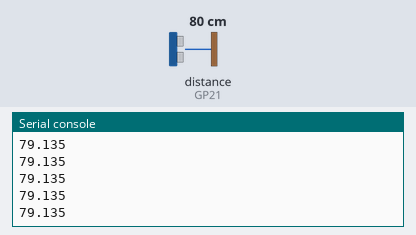
Bench run of a program on a simulated Raspberry Pi Pico running MicroPython. Shown: the last lines printed to the serial console. The inputs (shaded band) are chosen by the test bench; at power-on: distance to the obstacle (sensor on GP21) 80 cm. The echo pulse lasts 58.3 µs per cm; the interpreter's speed is modelled, so counts of loop turns are approximate.

Above: at 1.2 s.
1.3 s: distance to the obstacle (sensor on GP21) set to 2 cm
At 1.38 s:
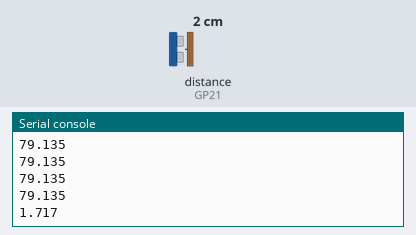
2.8 s: distance to the obstacle (sensor on GP21) set to 4 cm
At 2.89 s:
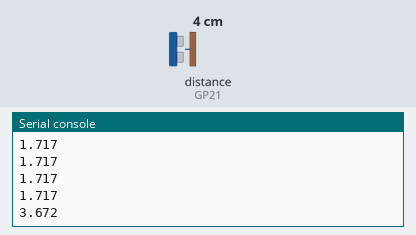
Timing chart, 0 to 5.8 s (numbered marks = the images above; inputs shaded):
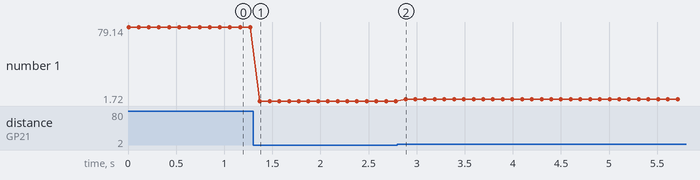

Measured:
- after the input at 1.3 s, the serial console: prints a new line after 0.07 s (image 1)
- after the input at 2.8 s, the serial console: prints a new line after 0.08 s (image 2)
- plotted number 1: 79.14 → 1.72 after the input at 1.3 s, 1.72 → 3.67 after the input at 2.8 s

The program:

distance_sensor.py
```python
#
# DistanceSensor
#
# CHECK THIS OUT
from machine import Pin
from time import sleep, sleep_us, ticks_us

class DistanceSensor:
    """Class to get distance to features in front """

    def __init__(self, trigger=6, echo=2)-> None:
        """_summary_

        Args:
            trigger (int): pin number for trigger
            echo (int): pin number for echo
        """

        self._trigger_pin = Pin(trigger, Pin.OUT)
        self._echo_pin = Pin(echo, Pin.IN)

    def get_distance_cm(self)-> float:
        """Get distance in cm

        Returns:
            float: distance in cm
        """

        # Trigger the ultrasonic pulse
        self._trigger_pin.value(0)
        sleep_us(2)
        self._trigger_pin.value(1)
        sleep_us(10)
        self._trigger_pin.value(0)

        # Start timing the signal from the echo pin
        count = 0
        while self._echo_pin.value() == 0 and count < 100_000:
            count += 1
        t1 = ticks_us()

        # Finish timing the signal from the echo pin
        count = 0
        while self._echo_pin.value() == 1 and count < 100_000:
            count += 1
        t2 = ticks_us()

        # Echo pin signal duration indicates time of flight
        return (t2 - t1) * 0.034 / 2


if __name__ == '__main__':
    distance_sensor = DistanceSensor(trigger=20, echo=21)
    try:
        while True:
            print(distance_sensor.get_distance_cm())
            sleep(0.1)

    except KeyboardInterrupt:
        print('Program Ended')
```
